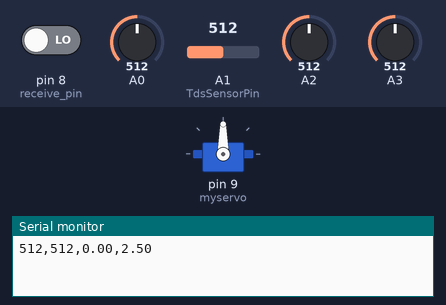
Bench run of a sketch on a simulated Arduino Uno, built with avr-gcc and run on an emulated ATmega328P. Parts: servo, the last lines printed to the serial monitor. Inputs (shaded band) come from the test bench; at power-on: pin 8 (receive_pin) LOW, A0 = 512, A1 (TdsSensorPin) = 512, A2 = 512, A3 = 512.

Above: at 4.2 s.
4.3 s: pin 8 (receive_pin) driven HIGH
At 4.95 s:
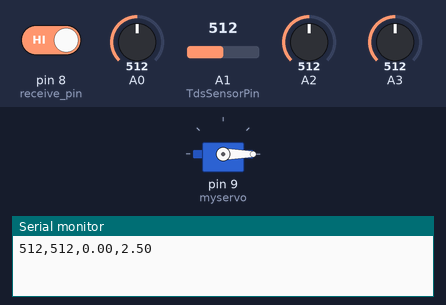
At 5.85 s:
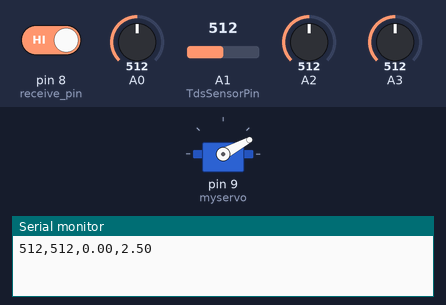
7.8 s: pin 8 (receive_pin) driven LOW
At 11.0 s:
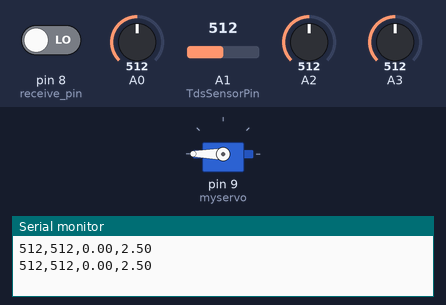
Timing chart, 0 to 12.5 s (numbered marks = the images above; inputs shaded):
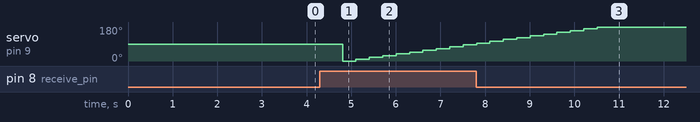

The sketch:

sketch_dec30a.ino
```cpp
#define TdsSensorPin A1
#define VREF 5.0      // analog reference voltage(Volt) of the ADC
#define SCOUNT  30           // sum of sample point
#include<Servo.h>
Servo myservo; // 建立Servo物件，控制伺服馬達
int analogBuffer[SCOUNT];    // store the analog value in the array, read from ADC
int analogBufferTemp[SCOUNT];
int analogBufferIndex = 0,copyIndex = 0;
float averageVoltage = 0,tdsValue = 0,temperature = 25;
int receive_pin = 8;
//int control_pin = 9;
void setup() {
  // put your setup code here, to run once:
  Serial.begin(9600);
  //Serial.begin(115200);
  pinMode(TdsSensorPin,INPUT);
  pinMode(receive_pin,INPUT);
//  pinMode(control_pin,OUTPUT);
//  digitalWrite(control_pin,LOW);
  myservo.attach(9, 500, 2400); // 修正脈衝寬度範圍
  myservo.write(90); // 一開始先置中90度
  delay(3000);
}
int light ;
void loop() {
  // put your main code here, to run repeatedly:
  //光感
  light = analogRead(A0);
//  Serial.println(light);

  //水濁度
  int sensorValue = analogRead(A2);// read the input on analog pin 0:
  float voltage = sensorValue * (5.0 / 1024.0); // Convert the analog reading (which goes from 0 - 1023) to a voltage (0 - 5V):
//  Serial.println(voltage); // print out the value you read:
  delay(100);

  //水位
  int water = analogRead(A3);

  delay(100);


  //TDS、水質硬度
  static unsigned long analogSampleTimepoint = millis();
   if(millis()-analogSampleTimepoint > 40U)     //every 40 milliseconds,read the analog value from the ADC
   {
     analogSampleTimepoint = millis();
     analogBuffer[analogBufferIndex] = analogRead(TdsSensorPin);    //read the analog value and store into the buffer
     analogBufferIndex++;
     if(analogBufferIndex == SCOUNT)
         analogBufferIndex = 0;
   }
   static unsigned long printTimepoint = millis();
   if(millis()-printTimepoint > 800U)
   {
      printTimepoint = millis();
      for(copyIndex=0;copyIndex<SCOUNT;copyIndex++)
        analogBufferTemp[copyIndex]= analogBuffer[copyIndex];
      averageVoltage = getMedianNum(analogBufferTemp,SCOUNT) * (float)VREF / 1024.0; // read the analog value more stable by the median filtering algorithm, and convert to voltage value
      float compensationCoefficient=1.0+0.02*(temperature-25.0);    //temperature compensation formula: fFinalResult(25^C) = fFinalResult(current)/(1.0+0.02*(fTP-25.0));
      float compensationVolatge=averageVoltage/compensationCoefficient;  //temperature compensation
      tdsValue=(133.42*compensationVolatge*compensationVolatge*compensationVolatge - 255.86*compensationVolatge*compensationVolatge + 857.39*compensationVolatge)*0.5; //convert voltage value to tds value
      //Serial.print("voltage:");
      //Serial.print(averageVoltage,2);
      //Serial.print("V   ");
      /*Serial.print("TDS Value:");
      Serial.print(tdsValue,0);
      Serial.println("ppm");*/
      //馬達
      if (digitalRead(receive_pin) == 1){
         for(int i = 500; i <= 2400; i+=100){
          myservo.writeMicroseconds(i); // 直接以脈衝寬度控制
          delay(300);
        }
      }

      Serial.print(light);
      Serial.print(",");
      Serial.print(water);
      Serial.print(",");
      Serial.print(tdsValue);
      Serial.print(",");
      Serial.println(voltage);
   }
//   if (millis() - past > interval) {
//    httpSend();   // 每隔5秒發送一次JSON資料
//  }
}
//String jsonStr = "{\"light\":light,\"water\":water,\"TDS\":tdsValue,\"Dirty\":voltage}";
//void httpSend() {
//  Client.stop();
//
//  // 連線到指定伺服器的5438埠號
//  if (Client.connect(192.168.43.74,3000)) {
//    Serial.println("connected");
//　　　// 開始傳送JSON資料
//    Client.println(jsonStr.length());
//    Client.print(jsonStr);
//    past = millis();
//  } else {
//    Serial.println("connection failed");
//  }
//}

int getMedianNum(int bArray[], int iFilterLen)
{
      int bTab[iFilterLen];
      for (byte i = 0; i<iFilterLen; i++)
    bTab[i] = bArray[i];
      int i, j, bTemp;
      for (j = 0; j < iFilterLen - 1; j++)
      {
    for (i = 0; i < iFilterLen - j - 1; i++)
          {
      if (bTab[i] > bTab[i + 1])
            {
    bTemp = bTab[i];
          bTab[i] = bTab[i + 1];
    bTab[i + 1] = bTemp;
       }
    }
      }
      if ((iFilterLen & 1) > 0)
  bTemp = bTab[(iFilterLen - 1) / 2];
      else
  bTemp = (bTab[iFilterLen / 2] + bTab[iFilterLen / 2 - 1]) / 2;
      return bTemp;
}
```

Measured:
- after the input at 4.3 s, servo on pin 9 (myservo): 90° → 0° after 0.51 s, → 9° 0.30 s later, → 19° 0.30 s later, → 28° 0.30 s later, … (10 changes in this stretch)
- after the input at 7.8 s, servo on pin 9 (myservo): goes on until 10.5 s, then stays 180°
